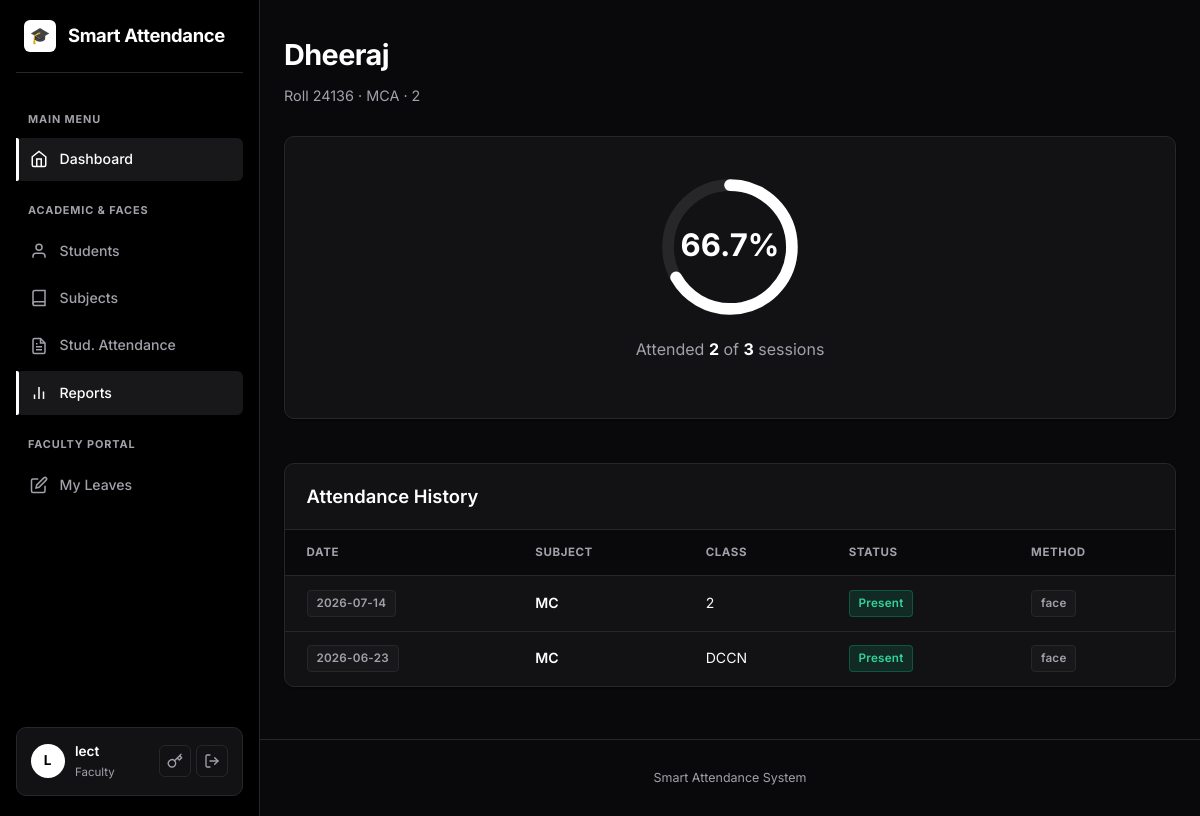
Before: /reports/student/2 (signed in) with the older database file.
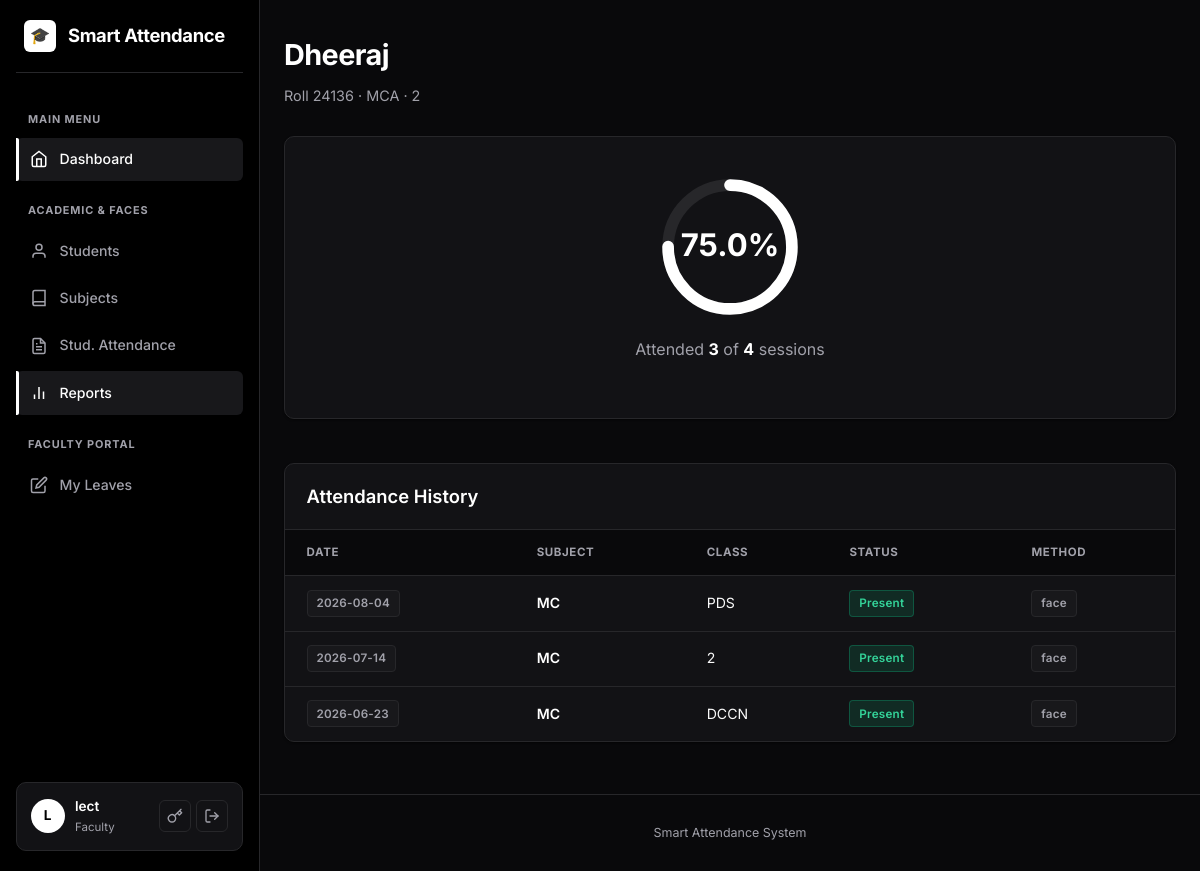
After: the same page with the newer database file.
### models.py (models this page shows, shortened)
class Attendance(db.Model):
    __tablename__ = "attendance"
    __table_args__ = (
        db.UniqueConstraint("session_id", "student_id", name="uq_session_student"),
    )
    id = db.Column(db.Integer, primary_key=True)
    session_id = db.Column(db.Integer, db.ForeignKey("sessions.id"), nullable=False)
    student_id = db.Column(db.Integer, db.ForeignKey("students.id"), nullable=False)
    status = db.Column(db.String(10), default="present")  # present / absent
    method = db.Column(db.String(10), default="face")      # face / manual
    marked_at = db.Column(db.DateTime, default=datetime.utcnow)

class AttendanceSession(db.Model):
    __tablename__ = "sessions"
    id = db.Column(db.Integer, primary_key=True)
    subject_id = db.Column(db.Integer, db.ForeignKey("subjects.id"), nullable=False)
    faculty_id = db.Column(db.Integer, db.ForeignKey("users.id"), nullable=True)
    faculty = db.relationship("User", foreign_keys=[faculty_id])
    class_name = db.Column(db.String(80), default="")
    session_date = db.Column(db.Date, default=date.today)
    created_at = db.Column(db.DateTime, default=datetime.utcnow)
    records = db.relationship(
        "Attendance", backref="session", cascade="all, delete-orphan"
    )

class Subject(db.Model):
    __tablename__ = "subjects"
    id = db.Column(db.Integer, primary_key=True)
    code = db.Column(db.String(40), unique=True, nullable=False)
    name = db.Column(db.String(120), nullable=False)
    faculty_id = db.Column(db.Integer, db.ForeignKey("users.id"), nullable=True)
    faculty = db.relationship("User", foreign_keys=[faculty_id])
    sessions = db.relationship(
        "AttendanceSession", backref="subject", cascade="all, delete-orphan"
    )

### blueprints/reports.py (the view)
@reports_bp.route("/student/<int:student_id>")
@login_required
def student_detail(student_id):
    student = Student.query.get_or_404(student_id)
    if current_user.role == ROLE_STUDENT and current_user.student_id != student.id:
        abort(403)
    records = (Attendance.query
               .filter_by(student_id=student.id)
               .join(AttendanceSession)
               .order_by(AttendanceSession.session_date.desc())
               .all())
    total_sessions = AttendanceSession.query.count()
    present = sum(1 for r in records if r.status == "present")
    pct = round(100.0 * present / total_sessions, 1) if total_sessions else 0.0
    return render_template("reports/student.html", student=student,
                           records=records, present=present,
                           total_sessions=total_sessions, percentage=pct)

### templates/reports/student.html (shortened to what this page needs)
{% extends "base.html" %}
{% block content %}
<h1>{{ student.name }}</h1>
<p class="subtitle">Roll {{ student.roll_number }} · {{ student.department or '—' }} · {{ student.class_name or '—' }}</p>
<div class="card" style="text-align:center; padding: 2.5rem 1.5rem;">
  <div style="position:relative; width:140px; height:140px; margin: 0 auto 1.25rem;">
    <svg viewBox="0 0 36 36" class="circular-chart" style="width:100%; height:100%;">
      <path class="circle-bg"
        d="M18 2.0845
          a 15.9155 15.9155 0 0 1 0 31.831
          a 15.9155 15.9155 0 0 1 0 -31.831"
      />
      <path class="circle"
        stroke="#ffffff"
        stroke-dasharray="{{ percentage }}, 100"
        d="M18 2.0845
          a 15.9155 15.9155 0 0 1 0 31.831
          a 15.9155 15.9155 0 0 1 0 -31.831"
      />
      <text x="18" y="20.35" class="percentage">{{ percentage }}%</text>
    </svg>
  </div>
  <p class="muted" style="font-size: 1rem;">Attended <strong style="color:#fff;">{{ present }}</strong> of <strong style="color:#fff;">{{ total_sessions }}</strong> sessions</p>
</div>
<div class="card card-table" style="margin-top:1.5rem;">
  <div class="card-table-header">
    <h2>Attendance History</h2>
  </div>
  {% if records %}
  <div class="table-responsive">
    <table>
      <thead>
        <tr><th>Date</th><th>Subject</th><th>Class</th><th>Status</th><th>Method</th></tr>
      </thead>
      <tbody>
        {% for r in records %}
        <tr>
          <td><span class="badge badge-muted">{{ r.session.session_date }}</span></td>
          <td style="font-weight:600; color:#fff;">{{ r.session.subject.name }}</td>
          <td>{{ r.session.class_name or '—' }}</td>
          <td>
            {% if r.status == 'present' %}<span class="badge badge-yes">Present</span>
            {% else %}<span class="badge badge-no">{{ r.status|capitalize }}</span>{% endif %}
          </td>
          <td><span class="badge badge-muted">{{ r.method }}</span></td>
        </tr>
        {% endfor %}
      </tbody>
    </table>
  </div>
  {% else %}
  <p class="muted" style="padding:2.5rem 1.5rem; text-align:center;">No attendance records yet.</p>
  {% endif %}
</div>
{% endblock %}

Changed rows visible on the page:
added Attendance: session.session_date "2026-08-04", session.subject.name "MC", session "PDS", status "Present", method "face"
Other visible differences:
{{ percentage }}: "66.7" → "75.0"
{{ present }}: "2" → "3"
{{ total_sessions }}: "3" → "4"
